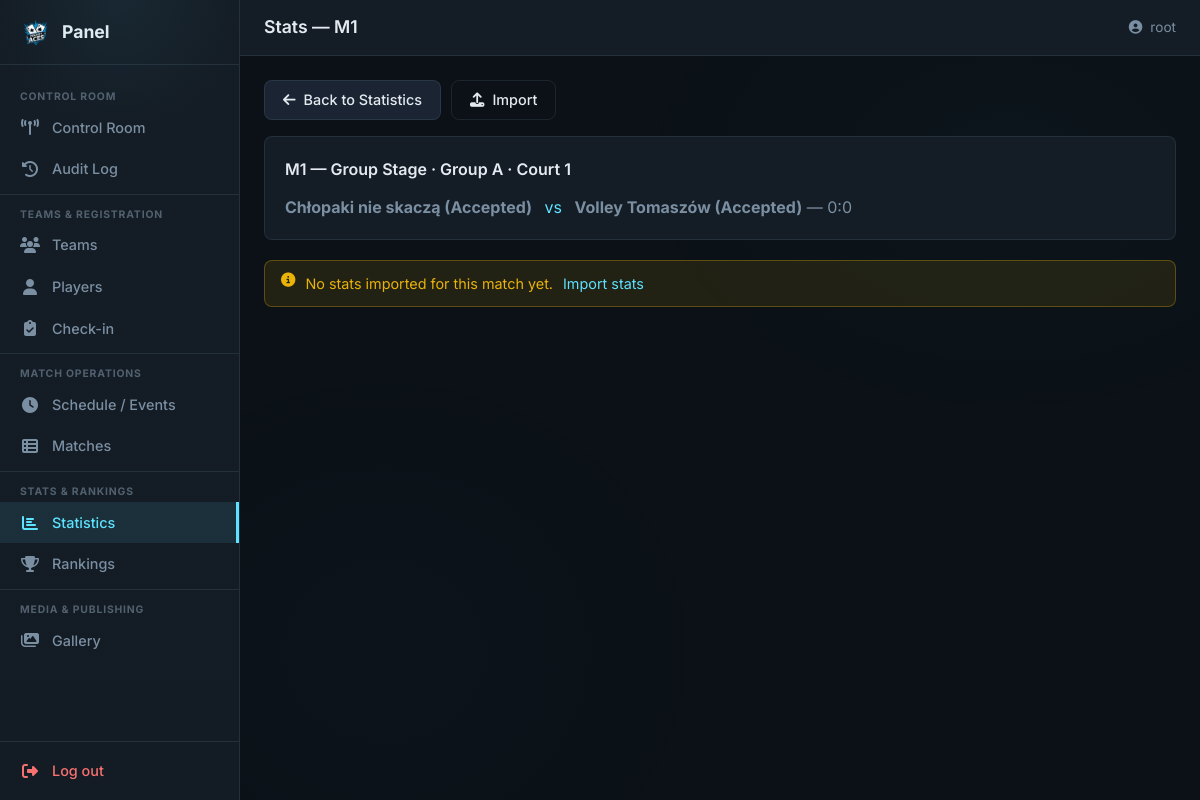
/panel/stats/4/ (signed in), run on an earlier commit of the app's database.
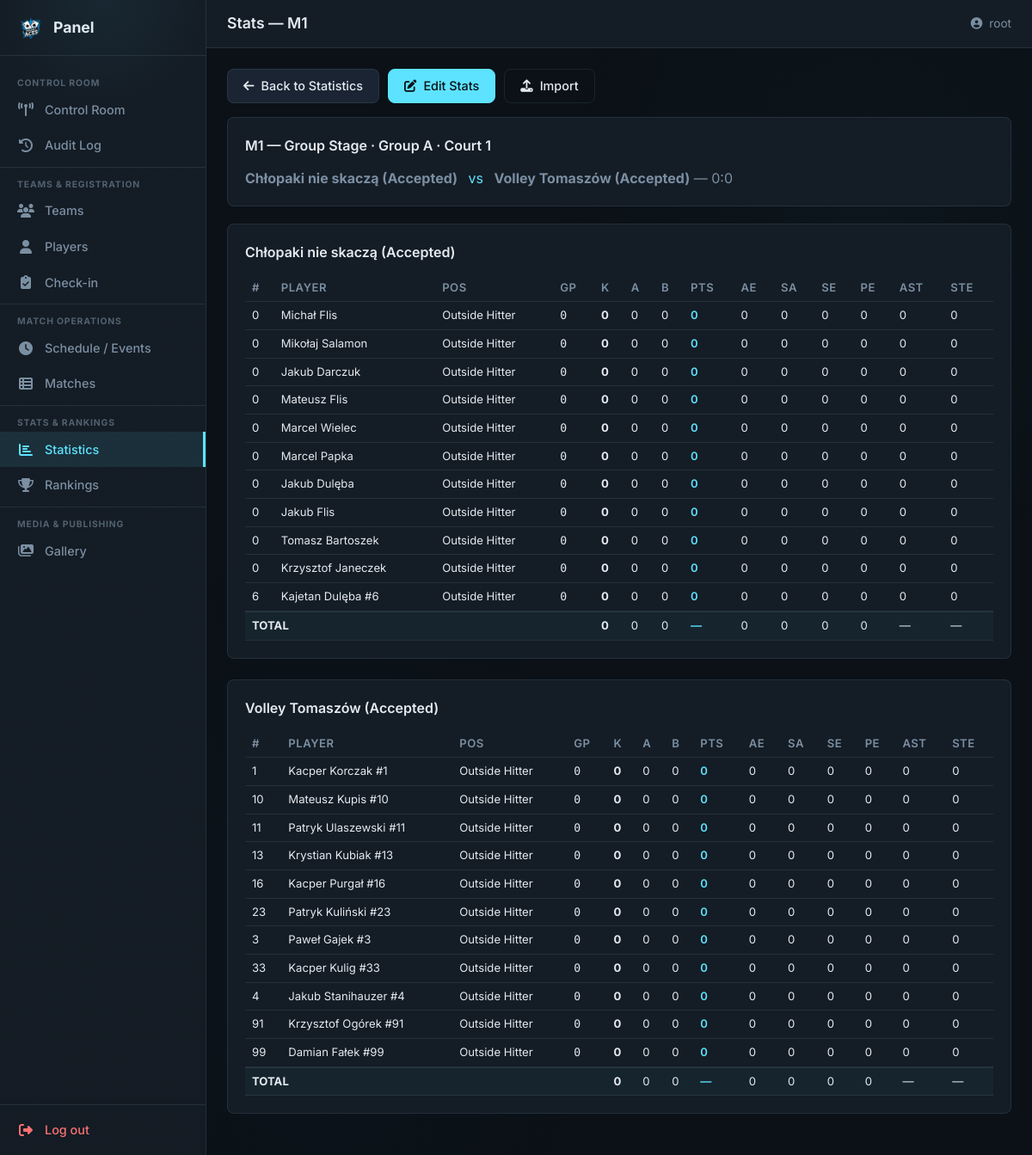
And on a later commit of the database.
### tournament/models.py (models this page shows, shortened)
class Match(models.Model):
    stage = models.CharField(max_length=20, choices=STAGE_CHOICES)
    group = models.CharField(max_length=1, blank=True, default="")
    court = models.IntegerField(choices=COURT_CHOICES)
    start_time = models.DateTimeField()
    team_a = models.ForeignKey(
        Team, on_delete=models.CASCADE, related_name="matches_as_home",
        null=True, blank=True,
    )
    team_b = models.ForeignKey(
        Team, on_delete=models.CASCADE, related_name="matches_as_away",
        null=True, blank=True,
    )
    placeholder_a = models.CharField(
        max_length=80, blank=True, default="",
        verbose_name="Placeholder A",
        help_text="e.g. '1st Group A', 'Winner QF1'",
    )
    placeholder_b = models.CharField(
        max_length=80, blank=True, default="",
        verbose_name="Placeholder B",
        help_text="e.g. '2nd Group B', 'Loser SF2'",
    )
    score_a = models.IntegerField(default=0)
    score_b = models.IntegerField(default=0)
    status = models.CharField(
        max_length=20, choices=MATCH_STATUS_CHOICES, default=MATCH_SCHEDULED
    )
    match_number = models.IntegerField(unique=True)
    stats_imported = models.BooleanField(default=False)
    stats_imported_at = models.DateTimeField(null=True, blank=True)
    class Meta:
        db_table = TABLE_MATCHES
        ordering = ["start_time", "court"]
        verbose_name_plural = "Matches"

class Team(models.Model):
    name = models.CharField(
        max_length=TEAM_NAME_MAX_LENGTH, unique=True, verbose_name="Team Name"
    )
    logo_path = models.CharField(
        max_length=LOGO_PATH_MAX_LENGTH, blank=True, null=True
    )
    league_level = models.CharField(
        max_length=50, choices=LEAGUE_LEVEL_CHOICES, default=LEAGUE_LEVEL_INDEPENDENT
    )
    group_name = models.CharField(
        max_length=GROUP_NAME_MAX_LENGTH, blank=True, null=True
    )
    cap_name = models.CharField(
        max_length=PERSON_NAME_MAX_LENGTH, verbose_name="Captain Name"
    )
    cap_surname = models.CharField(
        max_length=PERSON_NAME_MAX_LENGTH, verbose_name="Captain Surname"
    )
    cap_email = models.EmailField(max_length=EMAIL_MAX_LENGTH, unique=True)
    cap_phone = models.CharField(
        max_length=PHONE_MAX_LENGTH, unique=True, blank=True, null=True
    )
    payment_status = models.IntegerField(
        choices=PAYMENT_STATUS_CHOICES, default=PAYMENT_WAITING
    )
    blik_number = models.CharField(
        max_length=20, blank=True, default="", verbose_name="Assigned BLIK"
    )
    status = models.CharField(
        max_length=20, choices=TEAM_STATUS_CHOICES, default=TEAM_STATUS_REGISTERED,
        verbose_name="Registration Status",
    )
    checked_in = models.BooleanField(default=False, verbose_name="Checked In")
    roster_code = models.CharField(
        max_length=10, blank=True, default="", verbose_name="Roster Access Code",
    )
    created_at = models.DateTimeField(auto_now_add=True)
    class Meta:
        db_table = TABLE_TEAMS
        verbose_name = "Team"
        verbose_name_plural = "Teams"
    def __str__(self) -> str:
        return f"{self.name} ({self.get_payment_status_display()})"

class PlayerMatchStats(models.Model):
    match = models.ForeignKey(Match, on_delete=models.CASCADE, related_name="player_stats")
    player = models.ForeignKey("Player", on_delete=models.CASCADE, related_name="match_stats")
    team = models.ForeignKey(Team, on_delete=models.CASCADE, related_name="match_player_stats")
    position = models.CharField(max_length=5, choices=POSITION_CHOICES)
    jersey_number = models.CharField(max_length=3, default="")
    serve_attempts = models.PositiveIntegerField(default=0)
    aces = models.PositiveIntegerField(default=0)
    serve_errors = models.PositiveIntegerField(default=0)
    attack_attempts = models.PositiveIntegerField(default=0)
    kills = models.PositiveIntegerField(default=0)
    attack_errors = models.PositiveIntegerField(default=0)
    pass_attempts = models.PositiveIntegerField(default=0)
    perfect_passes = models.PositiveIntegerField(default=0)
    pass_errors = models.PositiveIntegerField(default=0)
    blocks = models.PositiveIntegerField(default=0)
    assists = models.PositiveIntegerField(default=0)
    setting_errors = models.PositiveIntegerField(default=0)
    sets_played = models.PositiveIntegerField(default=0)
    class Meta:
        db_table = TABLE_PLAYER_MATCH_STATS
        unique_together = [("match", "player")]
    @property
    def points_won(self) -> int:
        return self.kills + self.aces + self.blocks

class Player(models.Model):
    team = models.ForeignKey(Team, on_delete=models.CASCADE, related_name="players")
    first_name = models.CharField(max_length=PERSON_NAME_MAX_LENGTH)
    last_name = models.CharField(max_length=PERSON_NAME_MAX_LENGTH)
    jersey_number = models.CharField(max_length=3, blank=True, default="")
    position = models.CharField(
        max_length=3, choices=POSITION_CHOICES, blank=True, default="",
    )
    photo_path = models.CharField(
        max_length=LOGO_PATH_MAX_LENGTH, blank=True, default="",
    )
    class Meta:
        db_table = TABLE_PLAYERS
    def __str__(self) -> str:
        number = f" #{self.jersey_number}" if self.jersey_number != "" else ""
        return f"{self.first_name} {self.last_name}{number}"

class TeamMatchStats(models.Model):
    match = models.ForeignKey(Match, on_delete=models.CASCADE, related_name="team_stats")
    team = models.ForeignKey(Team, on_delete=models.CASCADE, related_name="match_team_stats")
    serve_attempts = models.PositiveIntegerField(default=0)
    aces = models.PositiveIntegerField(default=0)
    serve_errors = models.PositiveIntegerField(default=0)
    attack_attempts = models.PositiveIntegerField(default=0)
    kills = models.PositiveIntegerField(default=0)
    attack_errors = models.PositiveIntegerField(default=0)
    pass_attempts = models.PositiveIntegerField(default=0)
    perfect_passes = models.PositiveIntegerField(default=0)
    pass_errors = models.PositiveIntegerField(default=0)
    blocks = models.PositiveIntegerField(default=0)
    class Meta:
        db_table = TABLE_TEAM_MATCH_STATS
        unique_together = [("match", "team")]

### tournament/panel/stats_views.py (the view)
# urls.py: path("stats/<int:pk>/", stats_detail_view, name="stats_detail"),
@staff_member_required(login_url="/panel/login/")
def stats_detail_view(request, pk):
    match = get_object_or_404(
        Match.objects.select_related("team_a", "team_b"), pk=pk
    )
    stats_a = (
        PlayerMatchStats.objects.filter(match=match, team=match.team_a)
        .select_related("player")
        .order_by("jersey_number")
        if match.team_a
        else []
    )
    stats_b = (
        PlayerMatchStats.objects.filter(match=match, team=match.team_b)
        .select_related("player")
        .order_by("jersey_number")
        if match.team_b
        else []
    )
    team_stats_a = (
        TeamMatchStats.objects.filter(match=match, team=match.team_a).first()
        if match.team_a
        else None
    )
    team_stats_b = (
        TeamMatchStats.objects.filter(match=match, team=match.team_b).first()
        if match.team_b
        else None
    )
    return render(request, "panel/stats_detail.html", {
        "page_title": f"Stats — M{match.match_number}",
        "nav_section": "stats",
        "match": match,
        "stats_a": stats_a,
        "stats_b": stats_b,
        "team_stats_a": team_stats_a,
        "team_stats_b": team_stats_b,
    })

### tournament/context_processors.py (called while the page is built)
def registration_status(request):
    return {"registration_closed": REGISTRATION_CLOSED}

### tournament/templates/panel/stats_detail.html (shortened to what the changed rows need)
{% extends "panel/base.html" %}
{% block content %}
<div class="pnl-form-page">
  <div class="pnl-detail-actions" style="margin-bottom:16px;">
    <a href="{% url 'panel:stats' %}" class="pnl-btn">
      <i class="fas fa-arrow-left"></i> Back to Statistics
    </a>
    {% if stats_a or stats_b %}
    <a href="{% url 'panel:stats_edit' match.pk %}" class="pnl-btn pnl-btn--primary">
      <i class="fas fa-edit"></i> Edit Stats
    </a>
    {% endif %}
    <a href="{% url 'panel:stats_import' match.pk %}" class="pnl-btn pnl-btn--outline">
      <i class="fas fa-upload"></i> {% if match.stats_imported %}Re-import{% else %}Import{% endif %}
    </a>
  </div>
  <div class="pnl-dash-card" style="margin-bottom:20px;">
    <h3 class="pnl-dash-card__title">
      M{{ match.match_number }} — {{ match.get_stage_display }}
      {% if match.group %} · Group {{ match.group }}{% endif %}
      · Court {{ match.court }}
    </h3>
    <p style="margin:0;color:var(--pnl-muted);">
      <strong>{{ match.team_a|default:"TBD" }}</strong>
      <span style="color:var(--pnl-accent);margin:0 8px;">vs</span>
      <strong>{{ match.team_b|default:"TBD" }}</strong>
      {% if match.score_a is not None %} — {{ match.score_a }}:{{ match.score_b }}{% endif %}
    </p>
  </div>
  {% if not stats_a and not stats_b %}
  <div class="pnl-alert pnl-alert--warning">
    <i class="fas fa-info-circle"></i>
    No stats imported for this match yet.
    <a href="{% url 'panel:stats_import' match.pk %}" style="color:var(--pnl-accent);">Import stats</a>
  </div>
  {% endif %}
  {% if stats_a %}
  <div class="pnl-dash-card pnl-stats-team-card">
    <h3 class="pnl-dash-card__title">{{ match.team_a }}</h3>
    <div class="pnl-table-wrap">
      <table class="pnl-table pnl-table--stats">
        <thead>
          <tr>
            <th>#</th>
            <th>Player</th>
            <th>Pos</th>
            <th title="Sets Played">GP</th>
            <th title="Kills">K</th>
            <th title="Aces">A</th>
            <th title="Blocks">B</th>
            <th title="Points Won">Pts</th>
            <th title="Attack Errors">AE</th>
            <th title="Serve Attempts">SA</th>
            <th title="Serve Errors">SE</th>
            <th title="Pass Errors">PE</th>
            <th title="Assists">Ast</th>
            <th title="Setting Errors">StE</th>
          </tr>
        </thead>
        <tbody>
          {% for s in stats_a %}
          <tr>
            <td>{{ s.jersey_number }}</td>
            <td>{{ s.player }}</td>
            <td>{{ s.get_position_display }}</td>
            <td class="pnl-mono">{{ s.sets_played }}</td>
            <td><strong>{{ s.kills }}</strong></td>
            <td>{{ s.aces }}</td>
            <td>{{ s.blocks }}</td>
            <td class="pnl-stat-highlight">{{ s.points_won }}</td>
            <td>{{ s.attack_errors }}</td>
            <td>{{ s.serve_attempts }}</td>
            <td>{{ s.serve_errors }}</td>
            <td>{{ s.pass_errors }}</td>
            <td>{{ s.assists }}</td>
            <td>{{ s.setting_errors }}</td>
          </tr>
          {% endfor %}
        </tbody>
        {% if team_stats_a %}
        <tfoot>
          <tr class="pnl-stats-total">
            <td colspan="4"><strong>TOTAL</strong></td>
            <td><strong>{{ team_stats_a.kills }}</strong></td>
            <td>{{ team_stats_a.aces }}</td>
            <td>{{ team_stats_a.blocks }}</td>
            <td class="pnl-stat-highlight">—</td>
            <td>{{ team_stats_a.attack_errors }}</td>
            <td>{{ team_stats_a.serve_attempts }}</td>
            <td>{{ team_stats_a.serve_errors }}</td>
            <td>{{ team_stats_a.pass_errors }}</td>
            <td>—</td>
            <td>—</td>
          </tr>
        </tfoot>
        {% endif %}
      </table>
    </div>
  </div>
  {% endif %}
  {% if stats_b %}
  <div class="pnl-dash-card pnl-stats-team-card">
    <h3 class="pnl-dash-card__title">{{ match.team_b }}</h3>
    <div class="pnl-table-wrap">
      <table class="pnl-table pnl-table--stats">
        <thead>
          <tr>
            <th>#</th>
            <th>Player</th>
            <th>Pos</th>
            <th title="Sets Played">GP</th>
            <th title="Kills">K</th>
            <th title="Aces">A</th>
            <th title="Blocks">B</th>
            <th title="Points Won">Pts</th>
            <th title="Attack Errors">AE</th>
            <th title="Serve Attempts">SA</th>
            <th title="Serve Errors">SE</th>
            <th title="Pass Errors">PE</th>
            <th title="Assists">Ast</th>
            <th title="Setting Errors">StE</th>
          </tr>
        </thead>
        <tbody>
          {% for s in stats_b %}
          <tr>
            <td>{{ s.jersey_number }}</td>
            <td>{{ s.player }}</td>
            <td>{{ s.get_position_display }}</td>
            <td class="pnl-mono">{{ s.sets_played }}</td>
            <td><strong>{{ s.kills }}</strong></td>
            <td>{{ s.aces }}</td>
            <td>{{ s.blocks }}</td>
            <td class="pnl-stat-highlight">{{ s.points_won }}</td>
            <td>{{ s.attack_errors }}</td>
            <td>{{ s.serve_attempts }}</td>
            <td>{{ s.serve_errors }}</td>
            <td>{{ s.pass_errors }}</td>
            <td>{{ s.assists }}</td>
            <td>{{ s.setting_errors }}</td>
          </tr>
          {% endfor %}
        </tbody>
        {% if team_stats_b %}
        <tfoot>
          <tr class="pnl-stats-total">
            <td colspan="4"><strong>TOTAL</strong></td>
            <td><strong>{{ team_stats_b.kills }}</strong></td>
            <td>{{ team_stats_b.aces }}</td>
            <td>{{ team_stats_b.blocks }}</td>
            <td class="pnl-stat-highlight">—</td>
            <td>{{ team_stats_b.attack_errors }}</td>
            <td>{{ team_stats_b.serve_attempts }}</td>
            <td>{{ team_stats_b.serve_errors }}</td>
            <td>{{ team_stats_b.pass_errors }}</td>
            <td>—</td>
            <td>—</td>
          </tr>
        </tfoot>
        {% endif %}
      </table>
    </div>
  </div>
  {% endif %}
</div>
{% endblock %}

What changed in the data, as far as the page shows it:
shown differently, row unchanged: Match "Group Stage": team_a (not shown) → "Chłopaki nie skaczą (Accepted)"; team_b (not shown) → "Volley Tomaszów (Accepted)"
added PlayerMatchStats: jersey_number "0", player "Michał Flis", position "Outside Hitter", sets_played "0", kills "0", aces "0", blocks "0", points_won "0", attack_errors "0", serve_attempts "0", serve_errors "0", pass_errors "0", assists "0", setting_errors "0", shown under "Chłopaki nie skaczą (Accepted)"
added PlayerMatchStats: jersey_number "0", player "Mikołaj Salamon", position "Outside Hitter", sets_played "0", kills "0", aces "0", blocks "0", points_won "0", attack_errors "0", serve_attempts "0", serve_errors "0", pass_errors "0", assists "0", setting_errors "0", shown under "Chłopaki nie skaczą (Accepted)"
added PlayerMatchStats: jersey_number "0", player "Jakub Darczuk", position "Outside Hitter", sets_played "0", kills "0", aces "0", blocks "0", points_won "0", attack_errors "0", serve_attempts "0", serve_errors "0", pass_errors "0", assists "0", setting_errors "0", shown under "Chłopaki nie skaczą (Accepted)"
added PlayerMatchStats: jersey_number "0", player "Mateusz Flis", position "Outside Hitter", sets_played "0", kills "0", aces "0", blocks "0", points_won "0", attack_errors "0", serve_attempts "0", serve_errors "0", pass_errors "0", assists "0", setting_errors "0", shown under "Chłopaki nie skaczą (Accepted)"
added PlayerMatchStats: jersey_number "0", player "Marcel Wielec", position "Outside Hitter", sets_played "0", kills "0", aces "0", blocks "0", points_won "0", attack_errors "0", serve_attempts "0", serve_errors "0", pass_errors "0", assists "0", setting_errors "0", shown under "Chłopaki nie skaczą (Accepted)"
added PlayerMatchStats: jersey_number "0", player "Marcel Papka", position "Outside Hitter", sets_played "0", kills "0", aces "0", blocks "0", points_won "0", attack_errors "0", serve_attempts "0", serve_errors "0", pass_errors "0", assists "0", setting_errors "0", shown under "Chłopaki nie skaczą (Accepted)"
added PlayerMatchStats: jersey_number "0", player "Jakub Dulęba", position "Outside Hitter", sets_played "0", kills "0", aces "0", blocks "0", points_won "0", attack_errors "0", serve_attempts "0", serve_errors "0", pass_errors "0", assists "0", setting_errors "0", shown under "Chłopaki nie skaczą (Accepted)"
added PlayerMatchStats: jersey_number "0", player "Jakub Flis", position "Outside Hitter", sets_played "0", kills "0", aces "0", blocks "0", points_won "0", attack_errors "0", serve_attempts "0", serve_errors "0", pass_errors "0", assists "0", setting_errors "0", shown under "Chłopaki nie skaczą (Accepted)"
added PlayerMatchStats: jersey_number "0", player "Tomasz Bartoszek", position "Outside Hitter", sets_played "0", kills "0", aces "0", blocks "0", points_won "0", attack_errors "0", serve_attempts "0", serve_errors "0", pass_errors "0", assists "0", setting_errors "0", shown under "Chłopaki nie skaczą (Accepted)"
added PlayerMatchStats: jersey_number "0", player "Krzysztof Janeczek", position "Outside Hitter", sets_played "0", kills "0", aces "0", blocks "0", points_won "0", attack_errors "0", serve_attempts "0", serve_errors "0", pass_errors "0", assists "0", setting_errors "0", shown under "Chłopaki nie skaczą (Accepted)"
added PlayerMatchStats: jersey_number "6", player "Kajetan Dulęba #6", position "Outside Hitter", sets_played "0", kills "0", aces "0", blocks "0", points_won "0", attack_errors "0", serve_attempts "0", serve_errors "0", pass_errors "0", assists "0", setting_errors "0", shown under "Chłopaki nie skaczą (Accepted)"
added TeamMatchStats: kills "0", aces "0", blocks "0", attack_errors "0", serve_attempts "0", serve_errors "0", pass_errors "0"
added PlayerMatchStats: jersey_number "1", player "Kacper Korczak #1", position "Outside Hitter", sets_played "0", kills "0", aces "0", blocks "0", points_won "0", attack_errors "0", serve_attempts "0", serve_errors "0", pass_errors "0", assists "0", setting_errors "0", shown under "Volley Tomaszów (Accepted)"
added PlayerMatchStats: jersey_number "10", player "Mateusz Kupis #10", position "Outside Hitter", sets_played "0", kills "0", aces "0", blocks "0", points_won "0", attack_errors "0", serve_attempts "0", serve_errors "0", pass_errors "0", assists "0", setting_errors "0", shown under "Volley Tomaszów (Accepted)"
added PlayerMatchStats: jersey_number "11", player "Patryk Ulaszewski #11", position "Outside Hitter", sets_played "0", kills "0", aces "0", blocks "0", points_won "0", attack_errors "0", serve_attempts "0", serve_errors "0", pass_errors "0", assists "0", setting_errors "0", shown under "Volley Tomaszów (Accepted)"
added PlayerMatchStats: jersey_number "13", player "Krystian Kubiak #13", position "Outside Hitter", sets_played "0", kills "0", aces "0", blocks "0", points_won "0", attack_errors "0", serve_attempts "0", serve_errors "0", pass_errors "0", assists "0", setting_errors "0", shown under "Volley Tomaszów (Accepted)"
added PlayerMatchStats: jersey_number "16", player "Kacper Purgał #16", position "Outside Hitter", sets_played "0", kills "0", aces "0", blocks "0", points_won "0", attack_errors "0", serve_attempts "0", serve_errors "0", pass_errors "0", assists "0", setting_errors "0", shown under "Volley Tomaszów (Accepted)"
added PlayerMatchStats: jersey_number "23", player "Patryk Kuliński #23", position "Outside Hitter", sets_played "0", kills "0", aces "0", blocks "0", points_won "0", attack_errors "0", serve_attempts "0", serve_errors "0", pass_errors "0", assists "0", setting_errors "0", shown under "Volley Tomaszów (Accepted)"
added PlayerMatchStats: jersey_number "3", player "Paweł Gajek #3", position "Outside Hitter", sets_played "0", kills "0", aces "0", blocks "0", points_won "0", attack_errors "0", serve_attempts "0", serve_errors "0", pass_errors "0", assists "0", setting_errors "0", shown under "Volley Tomaszów (Accepted)"
added PlayerMatchStats: jersey_number "33", player "Kacper Kulig #33", position "Outside Hitter", sets_played "0", kills "0", aces "0", blocks "0", points_won "0", attack_errors "0", serve_attempts "0", serve_errors "0", pass_errors "0", assists "0", setting_errors "0", shown under "Volley Tomaszów (Accepted)"
added PlayerMatchStats: jersey_number "4", player "Jakub Stanihauzer #4", position "Outside Hitter", sets_played "0", kills "0", aces "0", blocks "0", points_won "0", attack_errors "0", serve_attempts "0", serve_errors "0", pass_errors "0", assists "0", setting_errors "0", shown under "Volley Tomaszów (Accepted)"
added PlayerMatchStats: jersey_number "91", player "Krzysztof Ogórek #91", position "Outside Hitter", sets_played "0", kills "0", aces "0", blocks "0", points_won "0", attack_errors "0", serve_attempts "0", serve_errors "0", pass_errors "0", assists "0", setting_errors "0", shown under "Volley Tomaszów (Accepted)"
added PlayerMatchStats: jersey_number "99", player "Damian Fałek #99", position "Outside Hitter", sets_played "0", kills "0", aces "0", blocks "0", points_won "0", attack_errors "0", serve_attempts "0", serve_errors "0", pass_errors "0", assists "0", setting_errors "0", shown under "Volley Tomaszów (Accepted)"
added TeamMatchStats: kills "0", aces "0", blocks "0", attack_errors "0", serve_attempts "0", serve_errors "0", pass_errors "0"
Also different on the page:
text no longer shown: "No stats imported for this match yet. Import stats"
text now shown: "Edit Stats # PLAYER POS GP K A B PTS AE SA SE PE AST STE TOTAL — — — # PLAYER POS GP K A B PTS AE SA SE PE AST STE TOTAL — — —"
